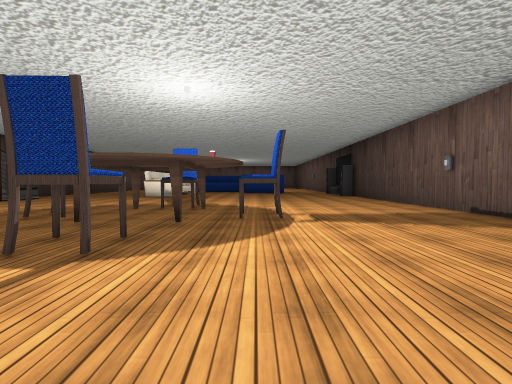
view 1 (above)

24 first-person views from a walk through a 3-D level made in the Unity game engine. The camera is 1.2 m above the floor, tilts 2° down and sees 85° across. Doors are open. The floor is counted in squares, 2 m on a side. Each view is taken from the middle of a square. On the plan, view 1 faces up. The plan holds only what a view shows up to about 9 squares ahead; the rest is blank. The place goes on beyond the plan. The player character is not drawn. Some surface patterns are stand-ins.

view 2
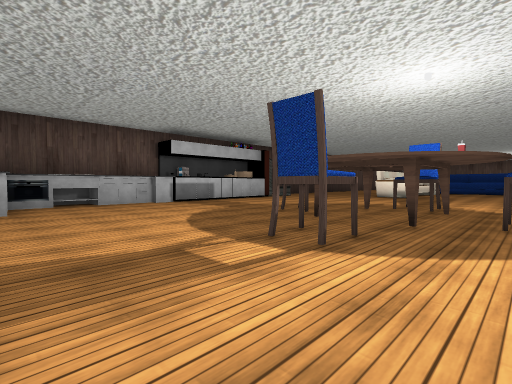

view 3
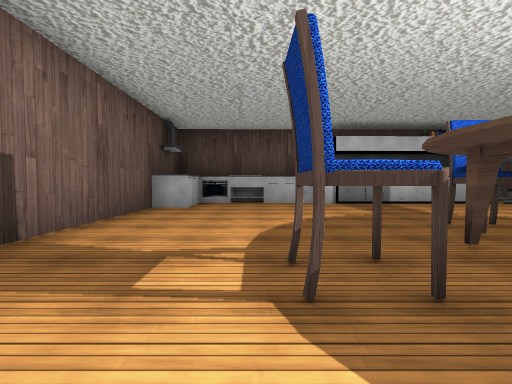

view 4
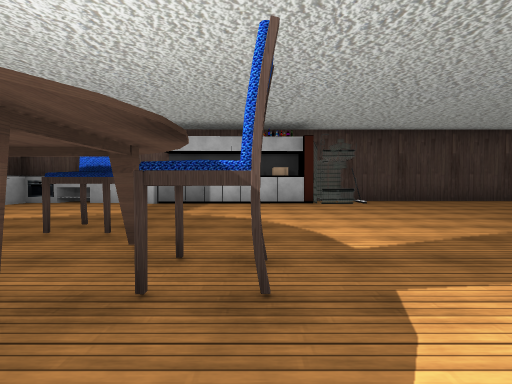

view 5
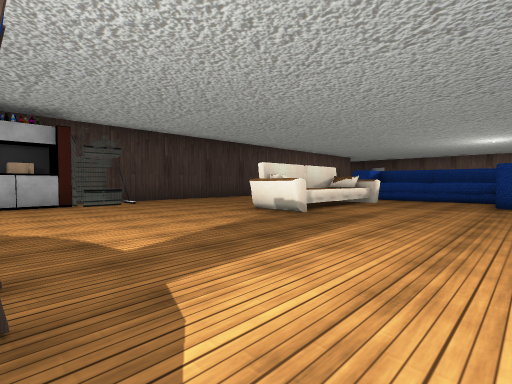

view 6
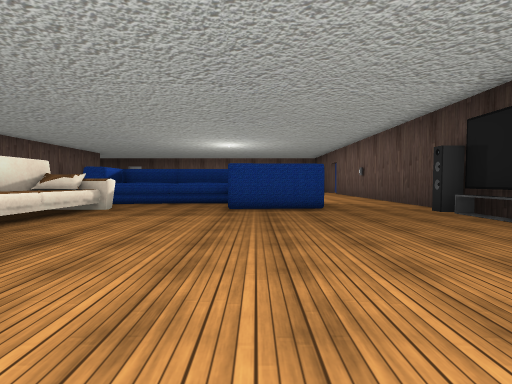

view 7
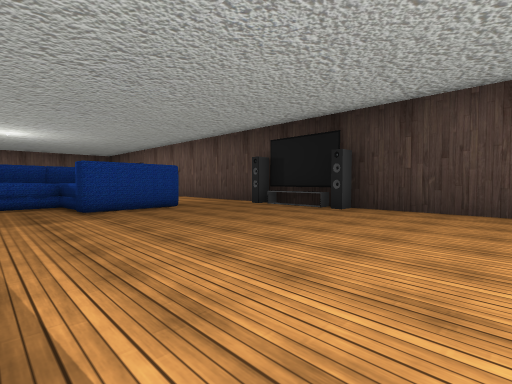

view 8
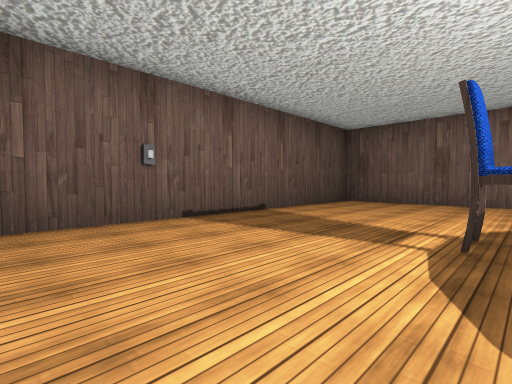

view 9
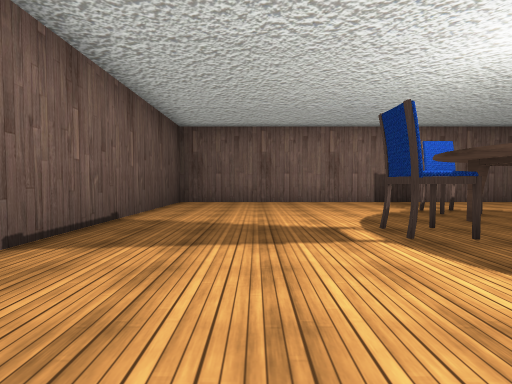

view 10
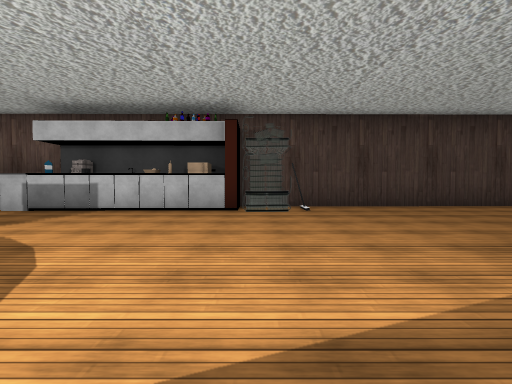

view 11
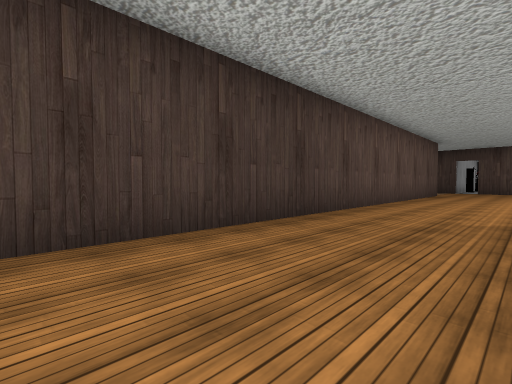

view 12
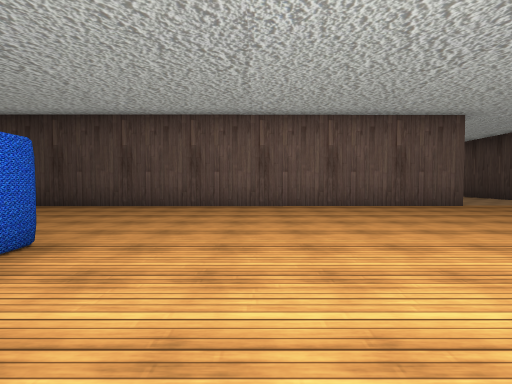

view 13
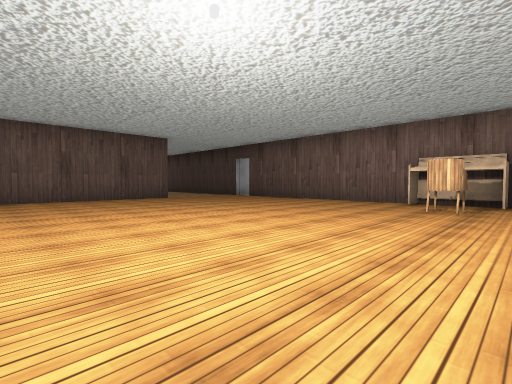

view 14
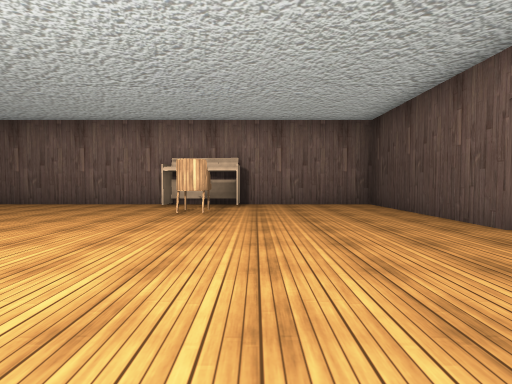

view 15
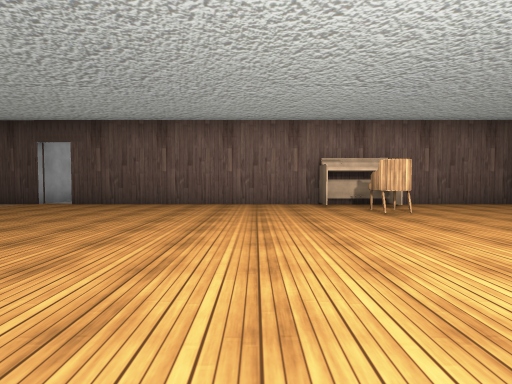

view 16
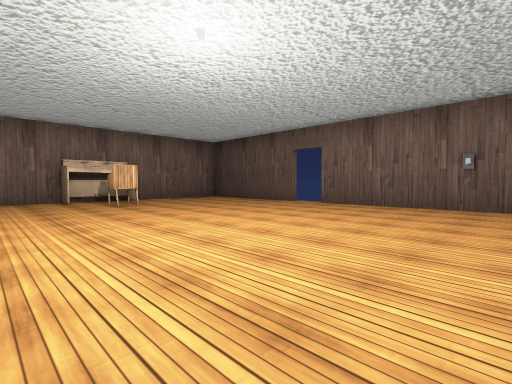

view 17
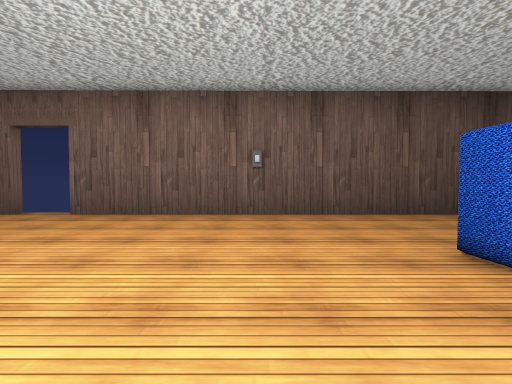

view 18
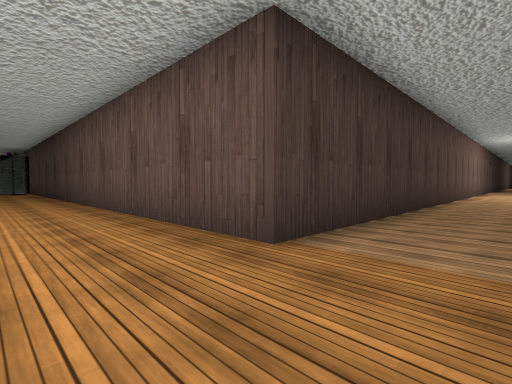

view 19
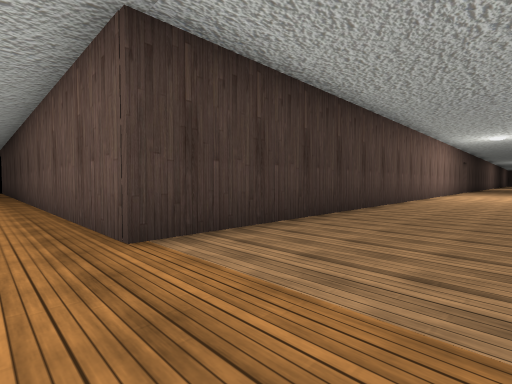

view 20
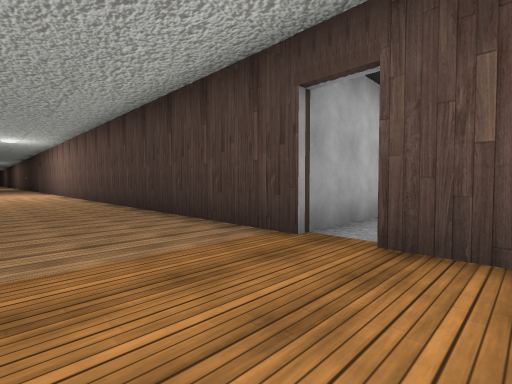

view 21
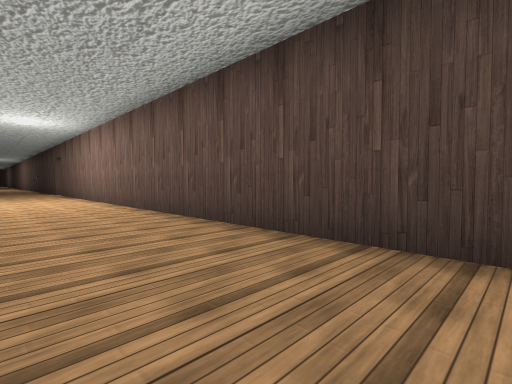

view 22
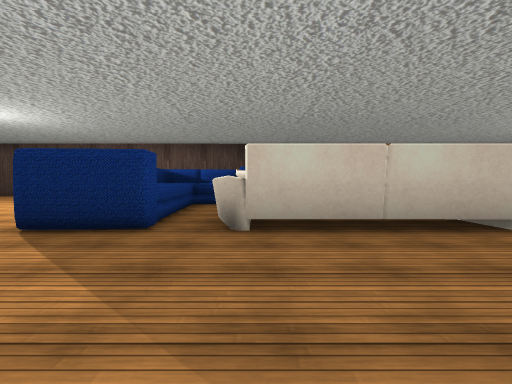

view 23
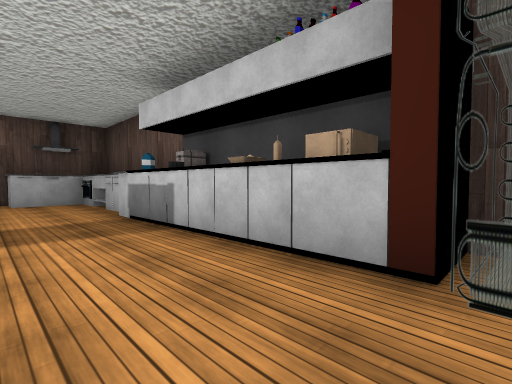

view 24
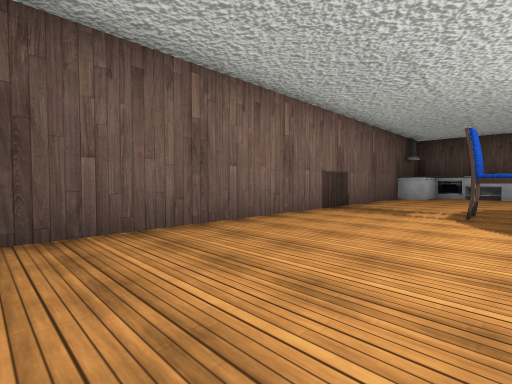

### Floor plan
Points are (right, up) in squares from view 1. A wall is a line through its corners. A room is listed if a view was taken in it or the views show most of it. See-through windows are left out.
Room 1 (views 1, 2, 3, 4, 5, 6, 7, 8, 9, 10, 23, 24)
walls: (-7.8, 4.6) (-7.8, 3.6); (-8, 3.7) (-8, 0.4) (-6.6, 0.4) (-6.6, -0.5); (-8.9, 7.5) (-8.9, 6.6); (-8.9, 8.4) (-8.9, 7.9); (-8.9, 3.9) (-8.9, -0.4) (4.3, -0.4) (4.2, 12) (3.7, 12); (-8.9, 10.1) (-8.9, 8.6) (-8.3, 8.6); (-8, 2.2) (-8.8, 2.2); (-3.7, 14.9) (-4.3, 14.4); (-3.3, 15.1) (-3.9, 15.1); (4.2, 12.5) (4.2, 13.5); (-4.5, 15.1) (-4.5, 11.7); (-3.4, 15.6) (-3.4, 11.3) (-4.5, 11.3); (1.4, 15.1) (-0.5, 15) (-0.7, 16.7) (-3.6, 16.5); (0.9, 15.6) (0.7, 17.9); (0.9, 16.8) (0.1, 16.7); (0.2, 17.9) (-4.1, 17.5) (-4, 16.4)
low walls: (-3.2, 14.9) (-4, 14.9); (3.7, 12.6) (3.7, 13.5)
ways out: opening at (-6, 11) to room 2; opening at (-4, 16) to room 2; opening at (2.5, 14.5) to room 2
objects: oven (-8, 1); other object (-8, 5); other object (-8, 7); other object (-8, 8); fridge (-8, 9); chair (-4, 5); chair (-2, 3); other object (-2, 4) to (-1, 5); chair (-2, 6) to (-2, 7); chair (0, 5)
Room 2 (views 11, 12, 13, 14, 15, 16, 17, 18, 19, 20, 21, 22)
walls: (-5.4, 28.6) (-7.5, 28.6); (-9, 29.5) (-9, 28.6) (-22.1, 28.6); (-4.6, 17.1) (-4.6, 17.9) (-4.1, 17.9); (-3.6, 16.5) (-4.6, 16.4) (-4.7, 17.2); (-4.6, 15.3) (-4.2, 15.6); (-4.2, 15.1) (-3.8, 15.3); (0.7, 18.3) (1.4, 18.3); (-18, 25.2) (-9, 25.2) (-8.9, 10.1); (-4.6, 11.9) (-4.6, 15.6); (4.1, 24.5) (4.1, 28.6) (-2.5, 28.6); (4.2, 15.3) (4.2, 23.5); (4.2, 13.5) (4.2, 14.9)
low walls: (3.7, 13.5) (3.7, 14.4)
ways out: opening at (-6, 11) to room 1; opening at (-4, 16) to room 1; opening at (2.5, 14.5) to room 1
objects: other object (-1, 28) to (1, 28); chair (0, 27)

Where each view was taken, in squares from view 1:
view 1: 0 up, 0 right, facing up
view 2: 0 up, 0 right, facing up-left
view 3: 2 up, 0 right, facing left
view 4: 7 up, 0 right, facing left
view 5: 7 up, 0 right, facing up-left
view 6: 9 up, 0 right, facing up
view 7: 9 up, 2 left, facing up-right
view 8: 8 up, 0 right, facing down-right
view 9: 8 up, 2 right, facing down
view 10: 9 up, 2 left, facing left
view 11: 11 up, 6 left, facing up-left
view 12: 20 up, 2 left, facing left
view 13: 20 up, 1 right, facing up-left
view 14: 21 up, 1 right, facing up
view 15: 21 up, 3 left, facing up
view 16: 19 up, 3 left, facing up-right
view 17: 20 up, 1 left, facing right
view 18: 27 up, 7 left, facing down-left
view 19: 28 up, 8 left, facing down-left
view 20: 26 up, 7 left, facing up-left
view 21: 26 up, 12 left, facing up-left
view 22: 15 up, 8 left, facing right
view 23: 9 up, 6 left, facing down-left
view 24: 3 up, 4 right, facing down-left
